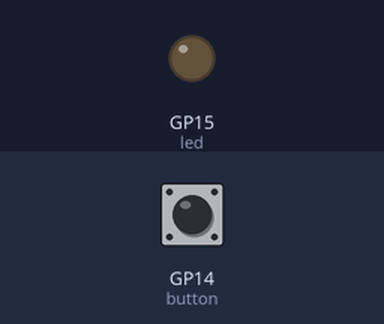
The program below on a simulated Raspberry Pi Pico running MicroPython. On the bench: output pins drawn as LEDs (lit = HIGH). The test bench sets the inputs (shaded band); at power-on: GP14 (button) HIGH.

Above: at 1.2 s.
1.3 s: GP14 (button) pulled LOW for 0.15 s
At 2.0 s:
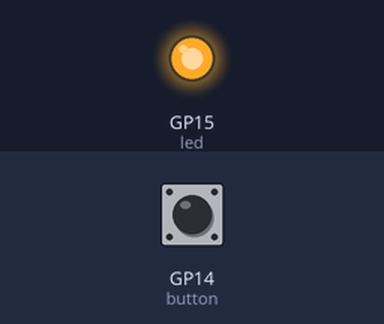
2.9 s: GP14 (button) pulled LOW for 1 s
At 3.4 s:
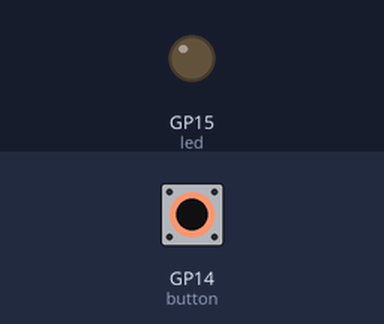
5.4 s: GP14 (button) pulled LOW for 3.2 s
At 6.4 s:
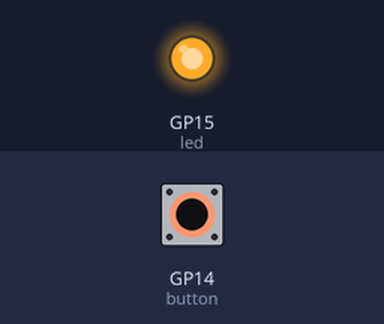
Timing chart, 0 to 8.4 s (numbered marks = the images above; inputs shaded):
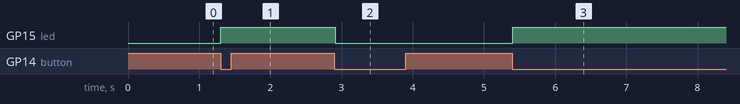

The program:

main.py
```python
from machine import Pin
import time

button = Pin(14, Pin.IN, Pin.PULL_UP)
led = Pin(15, Pin.OUT)
event = False

def irq_handler(pin):
    global event
    event = True

button.irq(trigger=Pin.IRQ_FALLING, handler=irq_handler)

while True:
    if event:
        event = False
        led.toggle()
        time.sleep_ms(200)
    time.sleep_ms(10)
```

Measured:
- after the input at 1.3 s, GP15 (led): LOW → HIGH at once
- after the input at 2.9 s, GP15 (led): HIGH → LOW at once
- after the input at 5.4 s, GP15 (led): LOW → HIGH at once
